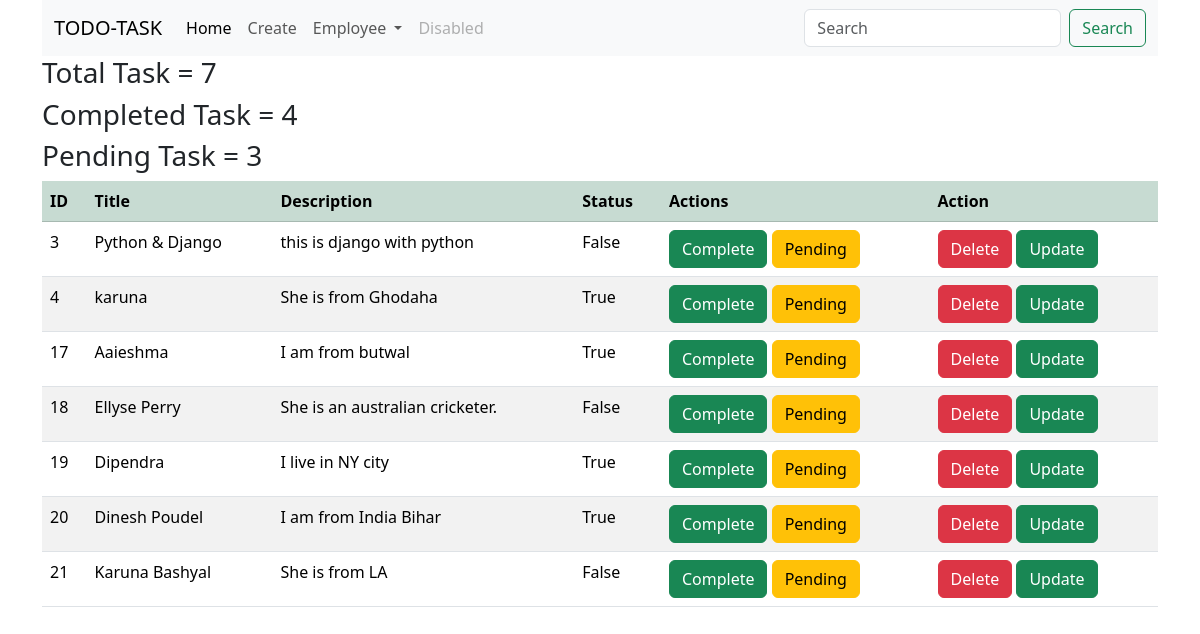
The page / on the database its author committed.
### newapp/models.py (models this page shows, shortened)
class TODO(models.Model):
    title = models.CharField(max_length=30)
    description = models.CharField(max_length=250)
    status = models.BooleanField(default=False)

### newapp/views.py (the view)
# urls.py: path('', table, name='table'),
def table(request):
    tasks = TODO.objects.all()
    context = {
        'tasks': tasks,
        'total_task': tasks.count(),
        'completed_task': tasks.filter(status=True).count(),
        'pending_task': tasks.filter(status=False).count(),
    }
    return render (request, 'table.html', context)

### newapp/templates/table.html (shortened to what this page needs)
{% extends "main.html" %}
{% block body %}
<h3>Total Task = {{total_task}}</h3>
<h3>Completed Task = {{completed_task}}</h3>
<h3>Pending Task = {{pending_task}}</h3>
    <table class="table table-striped">
        <tr class="table-success">
            <th>ID</th>
            <th>Title</th>
            <th>Description</th>
            <th>Status</th>
            <th>Actions</th>
            <th>Action</th>
        </tr>
        {% for kar in tasks  %}
        <tr>
            <td>{{kar.id}}</td>
            <td>{{kar.title}}</td>
            <td>{{kar.description}}</td>
            <td>{{kar.status}}</td>
            <td>
                <a class="btn btn-success" href="{% url "complete" pk=kar.pk %}" role="button">Complete</a>
                <a class="btn btn-warning" href="{% url "pending" pk=kar.pk %}" role="button">Pending</a>
            </td>
            <td>
                <a href="{% url "delete" pk=kar.pk %}" class='btn btn-danger'>Delete</a>
                <a href="{% url "update" pk=kar.pk %}" class='btn btn-success'>Update</a>
            </td>
        </tr>
        {% endfor %}
    </table>
{% endblock body %}

### newapp/templates/main.html (shortened to what this page needs)
<!doctype html>
<html lang="en">
  <head>
    <link href="https://cdn.jsdelivr.net/npm/bootstrap@5.3.3/dist/css/bootstrap.min.css" rel="stylesheet">
  </head>
  <body>
    <div class="container">
        {% include "navbar.html" %}
        {% block body %}{% endblock body %}
    </div>
  </body>
</html>

### newapp/templates/navbar.html (shortened to what this page needs)
<nav class="navbar navbar-expand-lg bg-body-tertiary">
    <div class="container-fluid">
      <a class="navbar-brand" href="#">TODO-TASK</a>
      <div class="collapse navbar-collapse" id="navbarSupportedContent">
        <ul class="navbar-nav me-auto mb-2 mb-lg-0">
          <li class="nav-item">
            <a class="nav-link active" aria-current="page" href="{% url "table" %}">Home</a>
          </li>
          <li class="nav-item">
            <a class="nav-link" href="{% url "create" %}">Create</a>
          </li>
          <li class="nav-item dropdown">
            <a class="nav-link dropdown-toggle" href="#" role="button" data-bs-toggle="dropdown" aria-expanded="false">
              Employee
            </a>
          </li>
          <li class="nav-item">
            <a class="nav-link disabled" aria-disabled="true">Disabled</a>
          </li>
        </ul>
        <form class="d-flex" role="search">
          <input class="form-control me-2" type="search" placeholder="Search" aria-label="Search">
          <button class="btn btn-outline-success" type="submit">Search</button>
        </form>
      </div>
    </div>
  </nav>

### rows shown on the page
TODO: id "3", title "Python & Django", description "this is django with python", status "False"
TODO: id "4", title "karuna", description "She is from Ghodaha", status "True"
TODO: id "17", title "Aaieshma", description "I am from butwal", status "True"
TODO: id "18", title "Ellyse Perry", description "She is an australian cricketer.", status "False"
TODO: id "19", title "Dipendra", description "I live in NY city", status "True"
TODO: id "20", title "Dinesh Poudel", description "I am from India Bihar", status "True"
TODO: id "21", title "Karuna Bashyal", description "She is from LA", status "False"

### other values the page prints
{{ total_task }} "7"
{{ completed_task }} "4"
{{ pending_task }} "3"
